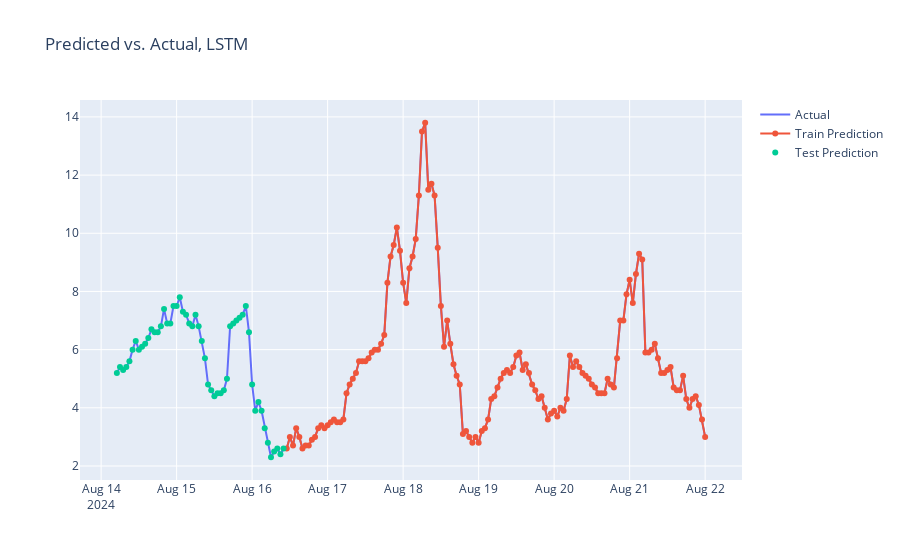

Write notebook code for a chart like this one.
### Code cell
plot_results(eval_df, '1064', 'LSTM')
